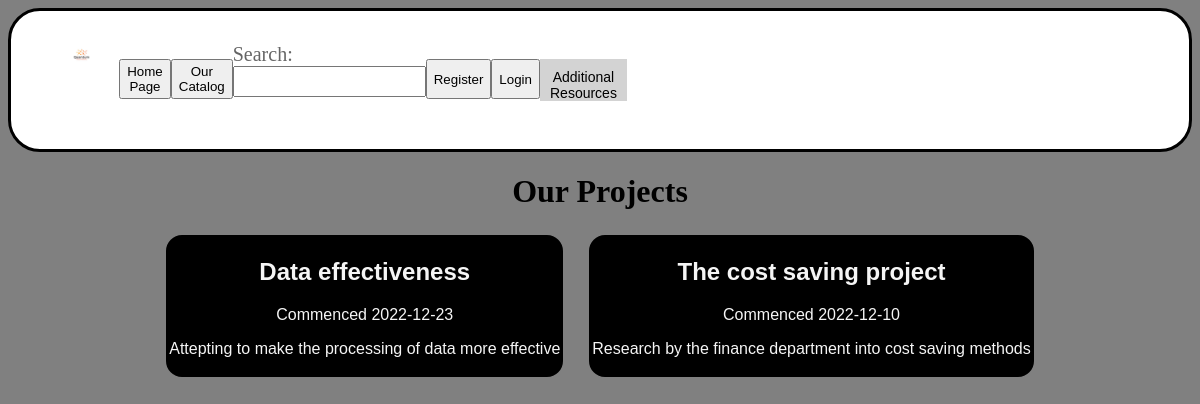
Screenshot of /R_and_D with the database file from the repository.
### tables this page shows
CREATE TABLE research
(
    product_id INTEGER PRIMARY KEY AUTOINCREMENT,
    project_name TEXT NOT NULL,
    started TEXT,
    description TEXT NOT NULL
);

### app.py (the view)
@app.route("/R_and_D")      #This shows all current R&D projects
def Research_and_development():
    search_form = SearchForm()
    db = get_db()
    research = db.execute("""SELECT * FROM research""").fetchall()
    return render_template("research.html", search_form=search_form, research=research)

### forms.py
class SearchForm(FlaskForm):
    search = StringField("Search:", validators=[InputRequired()])
    submit = SubmitField("submit")

### app.py (called while the page is built)
@app.before_request
def logged_in_user():
    g.user = session.get("user_id", None)

### database.py (called while the page is built)
def get_db():
    if "db" not in g:
        g.db = sqlite3.connect(DATABASE,
            detect_types=sqlite3.PARSE_DECLTYPES
        )
        g.db.row_factory = sqlite3.Row
    return g.db

### templates/research.html
{% extends "base.html" %}
{% block main_content %}
{% if research %}
<h1>Our Projects</h1>
{% for project in research %}
<table class="catalog">
<tr>
  <td>
  <section class="card">
      <h1>{{ project["project_name"] }}</h1>
      <p> Commenced {{ project["started"] }}</p>
      <p> {{ project["description"] }}</p>
</section>
</td>
</tr>
</table>
{% endfor %}
{% endif %}
{% endblock %}

### static/styles.css (style rules this page uses)
@media screen and (min-width: 800px) { body { text-align: center; } }
body { background-color: gray; }
form label { opacity: 0.6; font-size: 1.25rem; }
#nav input[type=text] { padding: 6px; }
.catalog { padding: 0.5em; margin: auto; display: inline; }
.card { border: solid black; border-radius: 1em; margin: auto; text-align: center; font-family: arial; color: whitesmoke; background-color: black; }

### rows the page displays
research: project_name "Data effectiveness", started "2022-12-23", description "Attepting to make the processing of data more effective"
research: project_name "The cost saving project", started "2022-12-10", description "Research by the finance department into cost saving methods"

### other values shown
{{ search_form.search.label }} "Search:"
